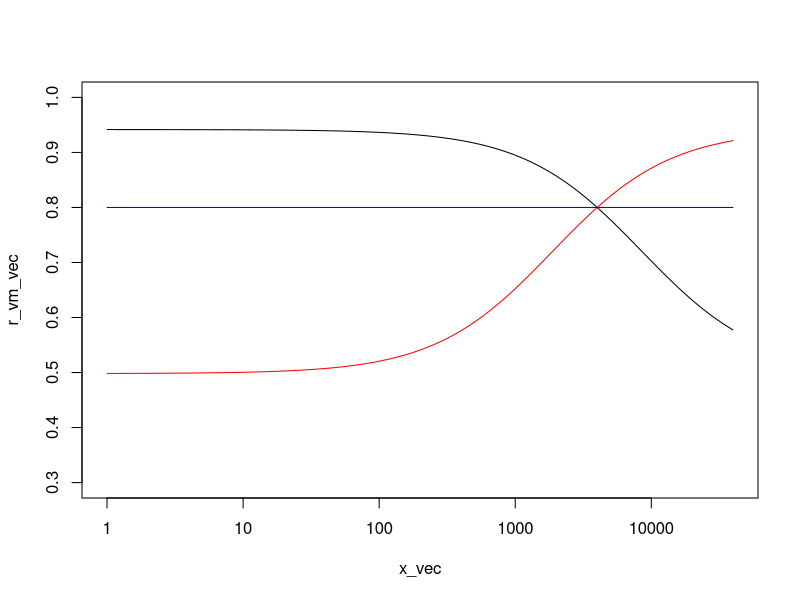
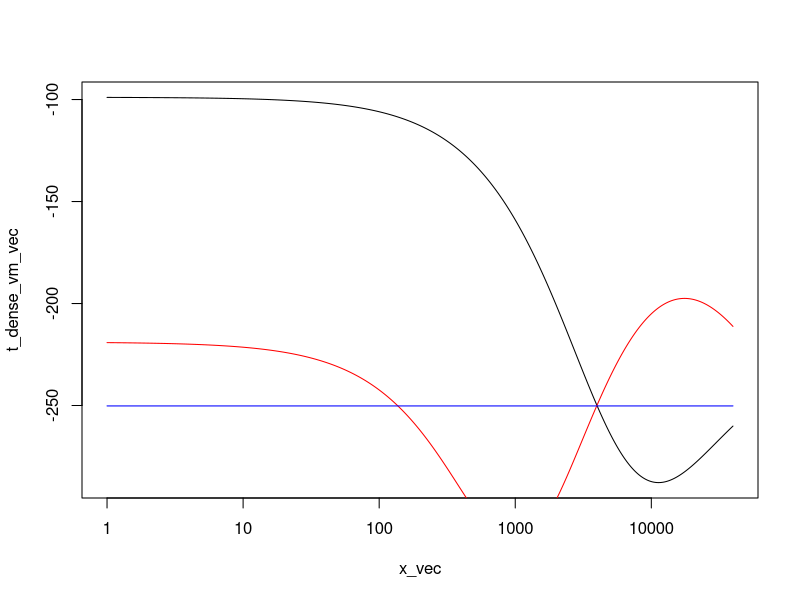

Write R code to recreate these figures, in order.
r_vm <- function(x, n1, n2, p11, p22, rho1 = 1, rho2 = 0) {
  e1 <- p11 * n1 * (n1 - 1) / 2
  e2 <- p22 * n2 * (n2 - 1) / 2
  num <- (2 * e1 + x) * rho1 + (2 * e2 + x) * rho2
  den <- 2 * (e1 + e2 + x)
  num / den
}
r_ip <- function(x, n1, n2, p11, p22, rho1 = 1, rho2 = 0) {
  e1 <- p11 * n1 * (n1 - 1) / 2
  e2 <- p22 * n2 * (n2 - 1) / 2
  num <- n1^2 * (2 * e2 + x) * rho1 + n2^2 * (2 * e1 + x) * rho2
  den <- n1^2 * (2 * e2 + x) + n2^2 * (2 * e1 + x)
  num / den
}
r_ld <- function(x, n1, n2, p11, p22, rho1 = 1, rho2 = 0) {
  (n1 * rho1 + n2 * rho2) / (n1 + n2)
}
a_vm <- function(x, n1, n2, p11, p22) {
  e1 <- p11 * n1 * (n1 - 1) / 2
  e2 <- p22 * n2 * (n2 - 1) / 2
  num <- 4 * n1 * n2 * (e1 + e2 + x)^2
  den <- n1 * (2 * e2 + x)^2 + n2 * (2 * e1 + x)^2
  num / den
}
a_ip <- function(x, n1, n2, p11, p22) {
  e1 <- p11 * n1 * (n1 - 1) / 2
  e2 <- p22 * n2 * (n2 - 1) / 2
  a12 <- n1^2 * (2*e2 + x)
  a21 <- n2^2 * (2*e1 + x)
  b12 <- n1^2 * (2 * e2 + x)^2 *
    (n1^3 * p11 * (2 * e2 + x) + n2 * x * (2 * e1 + x))
  b21 <- n2^2 * (2 * e1 + x)^2 *
    (n2^3 * p22 * (2 * e1 + x) + n1 * x * (2 * e2 + x))
  num <- (2 * e1 + x) * (2 * e2 + x) * (a12 + a21)^2
  den <- b12 + b21
  num / den
}
a_ld <- function(x, n1, n2, p11, p22) {
  n1 + n2
}

t_dense_vm <- function(x, n1, n2, p11, p22) {
  r <- r_vm(x, n1, n2, p11, p22)
  a_vm(x, n1, n2, p11, p22) * (r * log(r) + (1-r) * log(1-r))
}
t_dense_ip <- function(x, n1, n2, p11, p22) {
  r <- r_ip(x, n1, n2, p11, p22)
  a_ip(x, n1, n2, p11, p22) * (r * log(r) + (1-r) * log(1-r))
}
t_dense_ld <- function(x, n1, n2, p11, p22) {
  r <- r_ld(x, n1, n2, p11, p22)
  a_ld(x, n1, n2, p11, p22) * (r * log(r) + (1-r) * log(1-r))
}

# Set parameters.
n1 = 400
n2 = 100
p11 = 0.1
p22 = 0.1
x_vec <- 10^seq(0, log10(n1*n2), 0.01)

# Plot R.
r_vm_vec <- sapply(x_vec, r_vm, n1 = n1, n2 = n2, p11 = p11, p22 = p22)
plot(x_vec, r_vm_vec, log = "x", ylim = c(0.3, 1.0), type = "l")
r_ip_vec <- sapply(x_vec, r_ip, n1 = n1, n2 = n2, p11 = p11, p22 = p22)
lines(x_vec, r_ip_vec, col = "red")
r_ld_vec <- sapply(x_vec, r_ld, n1 = n1, n2 = n2, p11 = p11, p22 = p22)
lines(x_vec, r_ld_vec, col = "blue")

# Plot T_dense.
t_dense_vm_vec <-
  sapply(x_vec, t_dense_vm, n1 = n1, n2 = n2, p11 = p11, p22 = p22)
plot(x_vec, t_dense_vm_vec, log = "x",  type = "l")
t_dense_ip_vec <-
  sapply(x_vec, t_dense_ip, n1 = n1, n2 = n2, p11 = p11, p22 = p22)
lines(x_vec, t_dense_ip_vec, col = "red")
t_dense_ld_vec <-
  sapply(x_vec, t_dense_ld, n1 = n1, n2 = n2, p11 = p11, p22 = p22)
lines(x_vec, t_dense_ld_vec, col = "blue")
